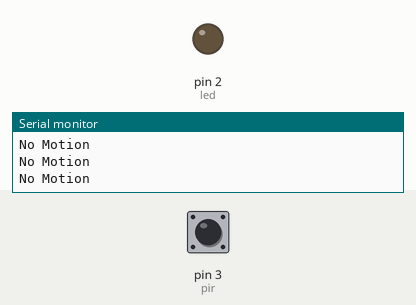
A sketch run on a simulated Arduino Uno, built with avr-gcc and run on an emulated ATmega328P. Shown: output pins drawn as LEDs (lit = HIGH), the last lines printed to the serial monitor. Dashed ring = blinking. Inputs (shaded band) come from the test bench; at power-on: pin 3 (pir) LOW.

Above: at 1.2 s.
1.3 s: pin 3 (pir) driven HIGH
At 1.7 s:
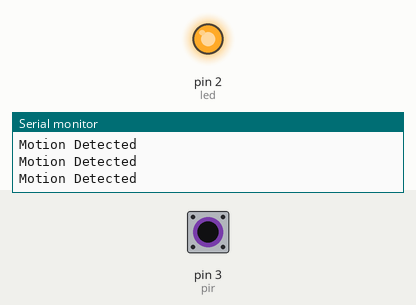
2.8 s: pin 3 (pir) driven LOW
At 3.8 s:
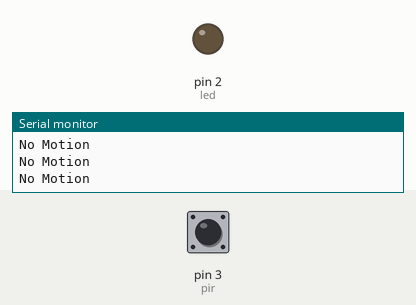
5.8 s: pin 3 (pir) pulsed HIGH 2 times (0.12 s each, 0.3 s apart)
At 6.16 s:
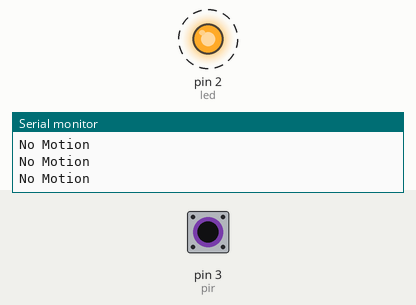
9.4 s: pin 3 (pir) pulsed HIGH 2 times (0.12 s each, 0.3 s apart)
At 10.6 s:
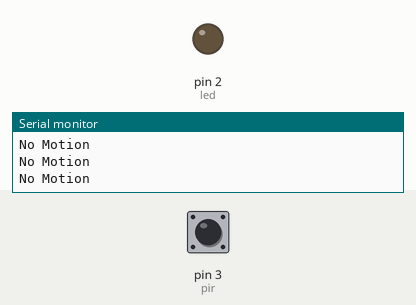
Timing chart, 0 to 12.4 s (numbered marks = the images above; inputs shaded):
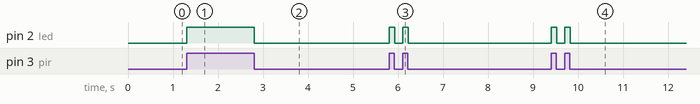

The sketch:

PIR_led.ino
```cpp
int pir = 3;
int led = 2;
int state;


void setup() {
  Serial.begin(9600);
 pinMode(pir,INPUT);
 pinMode(led,OUTPUT);
}

void loop() {
  state =  digitalRead(pir);
  digitalWrite(led,state);
  //delay(1000);
  if(state)
  Serial.print("Motion Detected \n");
  else
   Serial.print("No Motion \n");

}
```

Measured:
- after the input at 1.3 s, pin 2 (led): LOW → HIGH at once
- after the input at 2.8 s, pin 2 (led): HIGH → LOW at once
- after the input at 5.8 s, pin 2 (led): alternates HIGH for 0.12 s and LOW for 0.17 s, 4 changes in all, then stays LOW, starting at once
- after the input at 9.4 s, pin 2 (led): alternates HIGH for 0.12 s and LOW for 0.17 s, 4 changes in all, then stays LOW, starting at once
